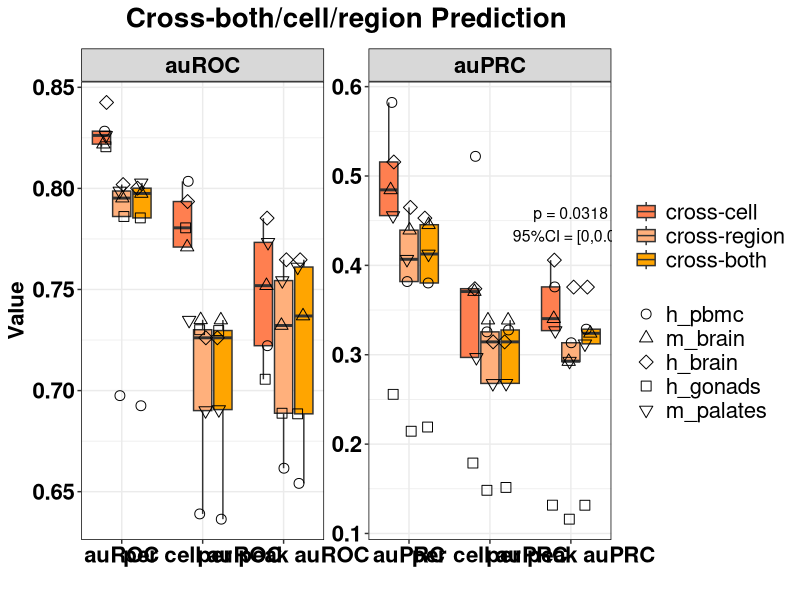
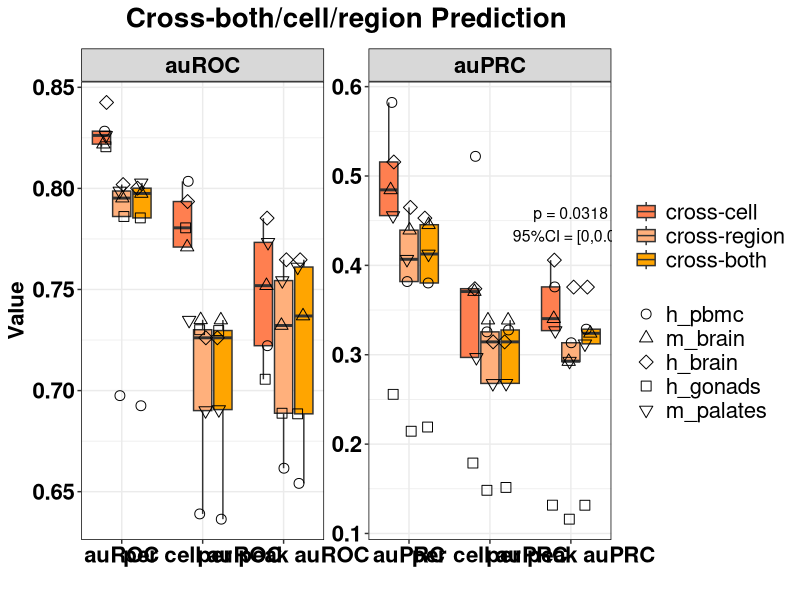

These figures' R source, in order:
library(ggplot2)
library(readr)
library(dplyr)
library(tidyr)
library(purrr)
library(jsonlite)



df <- read_csv('test_r4_cross-both-cell-region_auc.csv')
r=4

# Convert Metric & Method & Test to factor and specify the order
df$Metric <- factor(df$Metric, levels = c("auROC", "per cell auROC", "per peak auROC", 
                                          "auPRC", "per cell auPRC", "per peak auPRC"))
df$Dataset<-factor(df$Dataset, levels = c("h_pbmc","m_brain","h_brain",'h_gonads','m_palates'))
df$Test<-factor(df$Test,levels=c('cross-cell','cross-region','cross-both'))

######################################
# Add 2 new column to group auROC(overall,per-cell,per-peak) and auPRC(overall,per-cell,per-peak),respectively
df <- df %>%
  mutate(MetricType = ifelse(grepl("auPRC", Metric), "auPRC", "auROC"))%>%
  mutate(MetricType = factor(MetricType, levels = c("auROC", "auPRC")))

# Count the quantity of each facet type
metric_counts <- df %>%
  group_by(MetricType) %>%
  summarise(count = n(), .groups = "drop")

######################################
y_pos <- df %>% 
  group_by(Metric) %>% 
  summarise(max_val = max(Value))

# Obtain all the methods that need to be compared (excluding the cross-both itself)
other_methods <- unique(df$Test[df$Test != "cross-both"])

# Extract the data of cross-both as the benchmark
crossboth_data <- df %>% 
  filter(Test == "cross-both") %>% 
  select(Dataset, Metric, MetricType, Value_cross_both = Value)

# Generate comparative data
comparison_data <- df %>%
  filter(Test != "cross-both") %>% 
  inner_join(crossboth_data, by = c("Dataset", "Metric", "MetricType")) %>%
  mutate(diff = Value_cross_both - Value)




perform_tests <- function(differences, digits_round = r,
                          exact = FALSE, correct = TRUE) {
  d <- differences[is.finite(differences)]
  if (!is.null(digits_round)) d <- round(d, digits_round)  # 固化 ties（关键！）
  
  n <- length(d)
  if (n < 2) return(list(p_value = NA_real_, test_method = "insufficient_n"))
  
  if (sd(d) == 0) {
    if (all(abs(d) < .Machine$double.eps)) {
      return(list(p_value = 1, test_method = "no-diff"))
    } else {
      # 常数非零，用精确符号检验（强烈建议报告这个 p，一眼看方向占比）
      k <- sum(d > 0); n_nonzero <- sum(d != 0)
      p <- binom.test(k, n_nonzero, p = 0.5, alternative = "two.sided")$p.value
      return(list(p_value = p, test_method = "Sign test (binom)"))
    }
  }
  # 非常数向量再做 Shapiro；n>=3 才有意义
  shapiro_p <- if (n >= 3) {
    tryCatch(shapiro.test(d)$p.value, error = function(e) NA_real_)
  } else NA_real_
  
  if (!is.na(shapiro_p) && shapiro_p > 0.05) {
    # 配对 t 等价于对差值做单样本 t：mu=0
    p <- t.test(d, mu = 0)$p.value
    return(list(p_value = p, test_method = "paired t-test"))
  } else {
    # 非正态或样本太少：Wilcoxon，考虑 ties
    p <- suppressWarnings(wilcox.test(d,alternative = "two.sided",mu = 0, exact = FALSE, correct = TRUE)$p.value)
    return(list(p_value = p, test_method = "Wilcoxon signed-rank"))
  }
}





# Calculate statistical results
annotation_df <- comparison_data %>%
  group_by(Metric, Test) %>%  # Group by Metric & Test
  summarise(
    mean_diff = mean(diff, na.rm = TRUE),
    se_diff = sd(diff, na.rm = TRUE) / sqrt(n()),
    lower_ci = mean_diff - qt(0.975, df = n()-1) * se_diff,
    upper_ci = mean_diff + qt(0.975, df = n()-1) * se_diff,
    test = list(perform_tests(diff)),
    .groups = "drop"
  ) %>%
  mutate(
    p_value = as.numeric(purrr::map_dbl(test, "p_value")),
    test_method = purrr::map_chr(test, "test_method"),
    p_value_label = ifelse(p_value < 0.05,
                           paste0("p = ", signif(p_value, digits = 3)),
                           NA_character_)
  ) %>%
  # Merge the MetricType and Y-axis position information
  left_join(distinct(df, Metric, MetricType), by = "Metric") %>% 
  left_join(
    df %>% group_by(Metric) %>% summarise(max_val = max(Value)),
    by = "Metric"
  ) %>% 
  mutate(y_position = ifelse(p_value < 0.05, max_val + 0.04, NA_real_))




out <- annotation_df %>%
  mutate(test = map_chr(test, ~ toJSON(.x, auto_unbox = TRUE)))
write_csv(out, paste0('cross-both-cell-region_aucprc_r',r,"_test.csv"))






ggplot(df, aes(x = Metric, y = Value)) +
  geom_boxplot(aes(group = interaction(Metric, Test), fill = Test),
               alpha = 1, outlier.shape = NA) +
  geom_jitter(
    aes(group = interaction(Metric, Test), shape = Dataset),
    position = position_jitterdodge(
      jitter.width = 0.3,
      dodge.width = 0.6
    ), size = 3, alpha = 1, color = "black"
  ) +
  scale_fill_manual(values = c("cross-cell" = "#FF7F50", 'cross-both' = '#FFA500', 'cross-region' = '#FFB07C')) +
  scale_shape_manual(
    values = c(
      "h_pbmc" = 1,
      "m_brain" = 2,
      "h_brain" = 5,
      "h_gonads" = 0,
      "m_palates" = 6
    )
  ) +
  scale_x_discrete(expand = expansion(add = c(0.5, 0.5))) +
  guides(color = guide_legend(order = 1), fill = guide_legend(order = 2)) +
  facet_wrap(~MetricType, scales = "free") +
  theme_bw() +
  theme(
    axis.text.x = element_text(angle = 0, hjust = 0.5, size = 16, face = "bold", color = "black", margin = margin(t = 2)),
    axis.text.y = element_text(size = 16, face = "bold", color = "black"),
    axis.title = element_text(size = 16, color = "black", face = "bold"),
    legend.title = element_blank(),
    plot.title = element_text(hjust = 0.5, size = 20, face = "bold", margin = margin(b = 10)),
    legend.text = element_text(size = 16),
    strip.background = element_rect(fill = rgb(0.5, 0.5, 0.5, 0.3), color = "black", size = 0.5),
    strip.text = element_text(size = 16, face = "bold", color = "black"),
    strip.text.x = element_text(size = 16, face = "bold", color = "black"),
    panel.border = element_rect(size = 0.5, color = "black")
  ) +
  labs(title = "Cross-both/cell/region Prediction", x = "", y = "Value") + 
  geom_text(
    data = annotation_df %>% filter(p_value < 0.05),
    aes(x = Metric, y = y_position, label = paste0(p_value_label, "\n95%CI = [", 
                                                   round(lower_ci, 2), ",", 
                                                   round(upper_ci, 2), "]")),
    inherit.aes = FALSE, size = 4,
    color = "black", hjust = 0.5
  )



ggsave(paste0('cross-both_auc_r',r,'.pdf'), plot = last_plot(), 
       width = 10, height = 6, units = "in",dpi=300)
